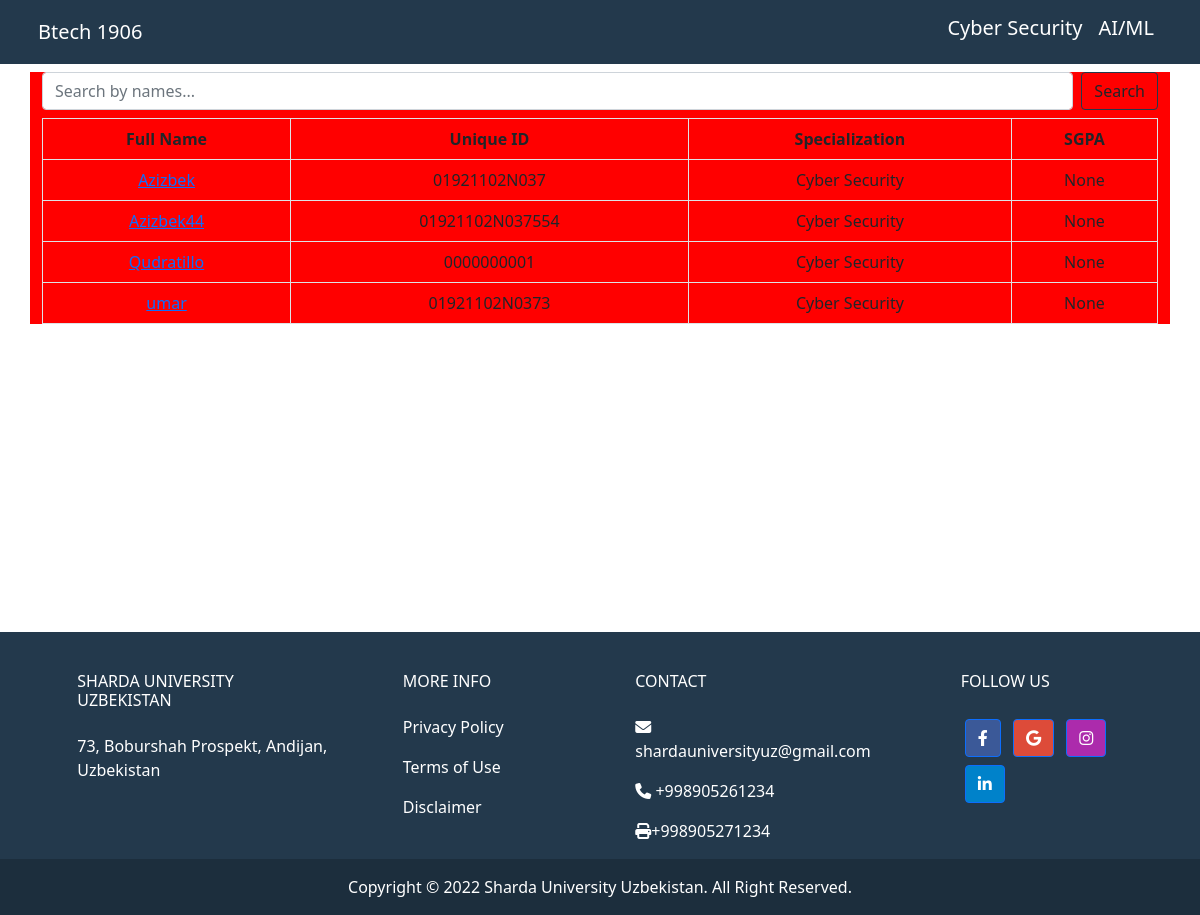
/group/Btech/1906/, run on an earlier commit of the app's database.
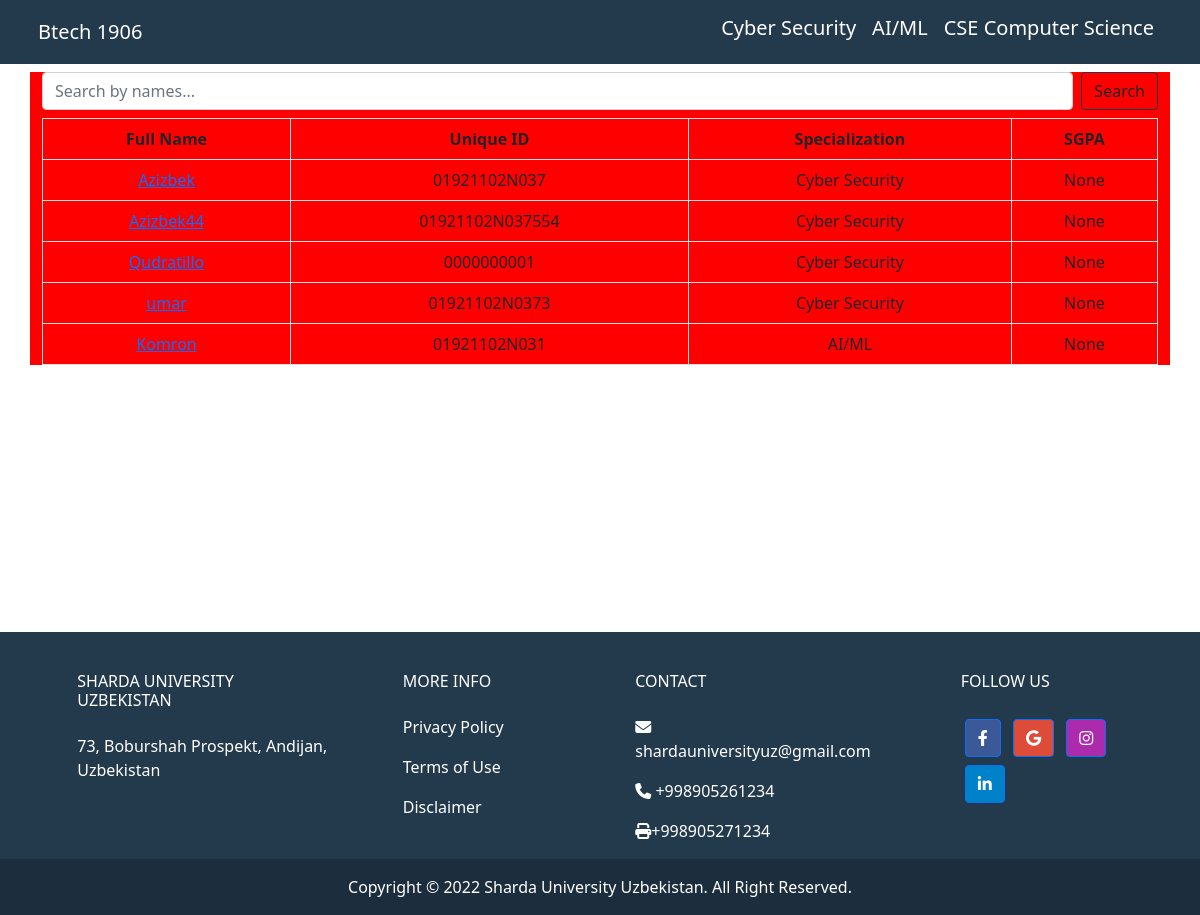
And on a later commit of the database.
### main/models.py (models this page shows, shortened)
class Specialization(models.Model):
    name = models.CharField(max_length=100, null=True)
    branch = models.ForeignKey(Branch, on_delete=models.CASCADE, related_name='faculty', null=True)
    def __str__(self):
        return self.name

class Student(models.Model):
    name = models.CharField(max_length=100, null=True, blank=True)
    unique_id = models.CharField(max_length=12, blank=True, null=True, unique=True)
    group = models.ForeignKey(Group, on_delete=models.DO_NOTHING,related_name="students")
    specializetion = models.ForeignKey(Specialization, on_delete=models.CASCADE)
    cgpa = models.FloatField(null=True, blank=True)
    sgpa = models.FloatField(null=True, blank=True)

### main/views.py (the view)
# urls.py: path('group/<str:name>/<str:code>/', views.group , name='group'),
def group(request, name, code):
    global group
    group = Group.objects.get(code = code)
    spec = Specialization.objects.filter(branch = group.course)
    search = request.GET.get('search')
    if search:
        search = search.capitalize()
        print(search)
        students = group.students.filter(name__startswith = search)
    else:
        students = group.students.all()
    return render(request, 'group.html', {"specs" : spec, 'students': students, 'group' : group})

### templates/group.html (shortened to what the changed rows need)
{% load static %}
<!DOCTYPE html>
<html lang="en">
<head>
  <link href="https://cdn.jsdelivr.net/npm/bootstrap@5.0.2/dist/css/bootstrap.min.css" rel="stylesheet"
>
  <link rel="stylesheet" href="../styles/groups.css">
  <link rel="stylesheet" href="https://cdnjs.cloudflare.com/ajax/libs/font-awesome/6.1.1/css/all.min.css"
 />
</head>
<body>
  <header style="background-color:#23394c;color:white">
    <nav class="nav d-flex justify-content-between container navbar navbar-expand-sm  p-2">
      <div>
        <ul class="list-unstyled navbar-nav">
          {% for spec in specs %}
          <li class="nav-item"><a class="text-decoration-none nav-link text-white h5"
              href="{% url 'spec'  spec.id %}">{{spec.name}}</a></li>
          {% endfor %}
        </ul>
      </div>
    </nav>
  </header>
  <div style="min-height:70vh">
    <main class="content container">
      <table class="table table-bordered table-responsive">
        <thead>
          <tr>
            <th>Full Name</th>
            <th>Unique ID</th>
            <th>Specialization</th>
            <th>SGPA</th>
          </tr>
        </thead>
        <tbody>
          {% for student in students %}
          <tr>
            <td><a  href="{% url 'studentinfo' student.name student.id %}"> {{student.name}} </a></td>
            <td>{{student.unique_id}}</td>
            <td>{{student.specializetion}}</td>
            <td>{{student.sgpa}}</td>
          </tr>
          {% endfor %}
        </tbody>
      </table>
    </main>
  </div>
</body>
</html>

What changed in the data, as far as the page shows it:
added Specialization: name "CSE Computer Science"
added Student: name "Komron", unique_id "01921102N031", specializetion "AI/ML", sgpa "None"
